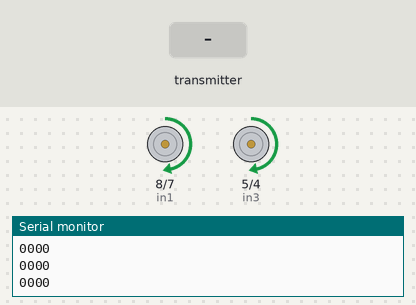
A sketch run on a simulated Arduino Uno, built with avr-gcc and run on an emulated ATmega328P. Shown: motor-driver pin pairs drawn as motors (green arrow = first pin HIGH = forward, orange = second pin HIGH = backward, longer = more drive, scaled by the enable pin), the last lines printed to the serial monitor. Inputs (shaded band) come from the test bench. No radio packets arrive unless stated.

Above: at 4.2 s.
4.3 s: the transmitter starts sending axisdata.0 = 256
At 5.0 s:
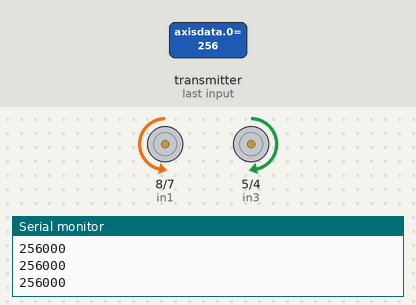
5.8 s: the transmitter starts sending axisdata.2 = 256
At 6.1 s:
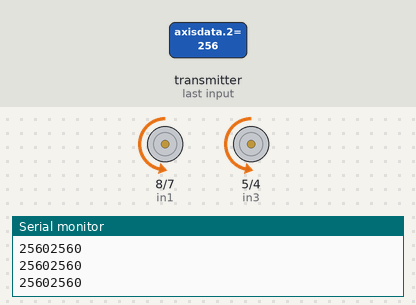
7.3 s: the transmitter starts sending axisdata.0 = 0
At 8.3 s:
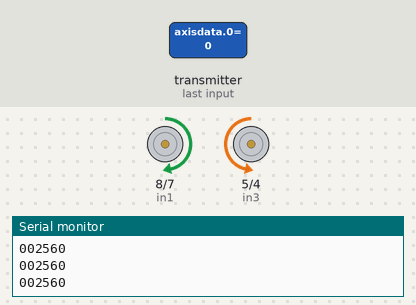
8.8 s: the transmitter starts sending axisdata.0 = 512
At 9.7 s:
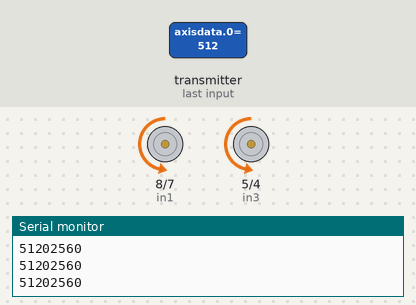
10.3 s: the transmitter starts sending axisdata.2 = 0
At 10.7 s:
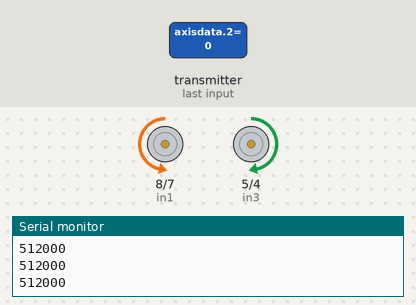
Timing chart, 0 to 12.8 s (numbered marks = the images above; inputs shaded):
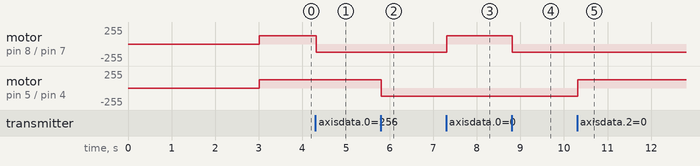

Measured:
- after the input at 4.3 s, motor on pin 8 (in1) / pin 7 (in2): forward 125/255 → backward 125/255 at once
- after the input at 5.8 s, motor on pin 5 (in3) / pin 4 (in4): forward 125/255 → backward 125/255 at once
- after the input at 7.3 s, motor on pin 8 (in1) / pin 7 (in2): backward 125/255 → forward 125/255 at once
- after the input at 8.8 s, motor on pin 8 (in1) / pin 7 (in2): forward 125/255 → backward 125/255 at once
- after the input at 10.3 s, motor on pin 5 (in3) / pin 4 (in4): backward 125/255 → forward 125/255 at once

The sketch:

Tank_Mode_Dual_Motor__Receiver_SquidsGame_.ino
```cpp
#include <SPI.h>
#include <nRF24L01.h>
#include <RF24.h>

//Motor 1
int enA = 9;

int in1 = 8;

int in2 = 7;

// Motor B

int enB = 6;

int in3 = 5;

int in4 = 4;

int trig = A5;

int axisdata[5];

RF24 radio(2, 3); // CE, CSN
const byte address[6] = "00001";


void setup(){
 Serial.begin(9600);
 radio.begin();
 //Serial.println("TEST nRF24L01+ receiver");
  radio.openReadingPipe(0, address);
  radio.setPALevel(RF24_PA_MIN);
  radio.startListening();
  radio.setChannel(76);

// Set all the motor control pins to outputs

pinMode(enA, OUTPUT);

pinMode(in1, OUTPUT);

pinMode(in2, OUTPUT);

pinMode(enB, OUTPUT);

pinMode(in3, OUTPUT);

pinMode(in4, OUTPUT);

pinMode(trig, OUTPUT);


digitalWrite(in1, LOW);
digitalWrite(in2, LOW);
digitalWrite(in3, LOW);
digitalWrite(in4, LOW);

digitalWrite(trig, LOW);

analogWrite(enA, 0);
analogWrite(enB, 0);
delay(3000);
}


void loop(){

 /* for (int i=0; i < sizeof(axisdata); i++) {
    axisdata[i] = HIGH;
  }*/
  if (radio.available()){
    radio.read(&axisdata, sizeof(axisdata));
  }
  Serial.print(axisdata[0]);
  Serial.print(axisdata[1]);
  Serial.print(axisdata[2]);
  Serial.println(axisdata[3]);
 if (axisdata[0] == HIGH && axisdata[1] == HIGH){
     // Turn on motor A

    digitalWrite(in1, LOW);

    digitalWrite(in2, LOW);

    // Set speed to 200 out of possible range 0~255


    analogWrite(enA, 0);
 }else if (axisdata[0] == LOW){
    // Turn on motor A

    digitalWrite(in1, HIGH);

    digitalWrite(in2, LOW);

    // Set speed to 200 out of possible range 0~255


    analogWrite(enA, 125);
  } else if(axisdata[1] == LOW){
        // Turn on motor A

    digitalWrite(in1, LOW);

    digitalWrite(in2, HIGH);

    // Set speed to 200 out of possible range 0~255

    analogWrite(enA, 125);
  }
 if(axisdata[2] == HIGH && axisdata[3] == HIGH){
       // Turn on motor B

    digitalWrite(in3, LOW);

    digitalWrite(in4, LOW);

    // Set speed to 200 out of possible range 0~255


    analogWrite(enB, 0);
 }else if(axisdata[2] == LOW){
    // Turn on motor A

    digitalWrite(in4, LOW);

    digitalWrite(in3, HIGH);

    // Set speed to 200 out of possible range 0~255

    analogWrite(enB, 125);
  }else if(axisdata[3] == LOW){
      // Turn on motor A

    digitalWrite(in3, LOW);

    digitalWrite(in4, HIGH);

    // Set speed to 200 out of possible range 0~255

    analogWrite(enB, 125);

  }

  if (axisdata[4] == HIGH){
    digitalWrite(trig,HIGH);
  }else {
    digitalWrite(trig, LOW);
  }

}


  //delay(20);
```
